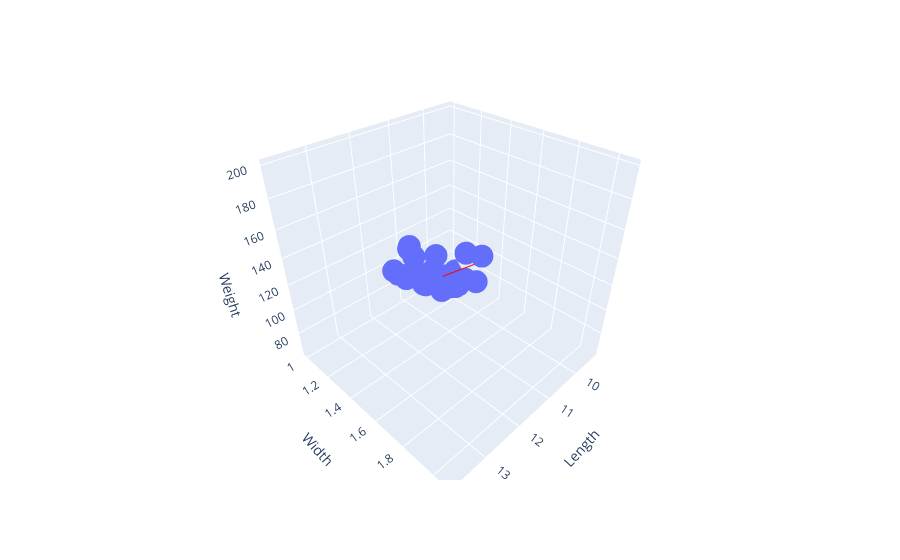

The notebook cell this image was saved under:
### Code cell
import plotly.express as px

fig = px.scatter_3d(data_frame=df, x='Length', y='Width', z='Weight')
fig.add_trace(px.line_3d(x=np.linspace(10, 13), y=np.linspace(1, 2), z=-200.02551 + 20.44373 * np.linspace(10, 13) + 60.12273 * np.linspace(1, 2)).update_traces(line={'color': 'red'}).data[0])
fig
